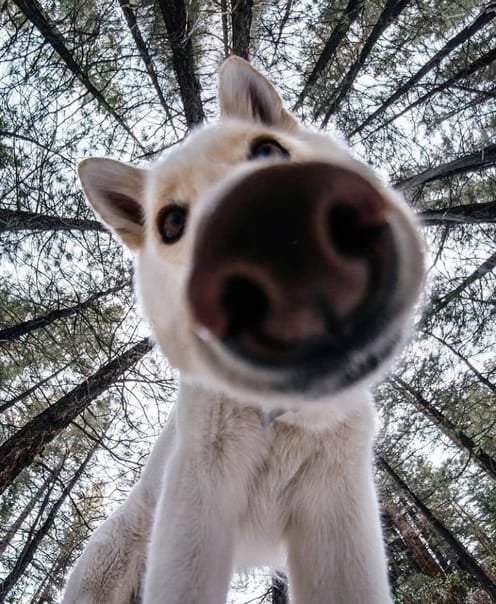
#> input picture PhatHienChuyenDong/cat.jpg, 496 x 604 px, given in place of the camera
$ python camshift.py
#> lines starting #> are read from the running program, lines starting #| are printed output that depends on the picture; after the words box and inside, x2 and y2 are one past the last pixel; in counts of white or black regions, pixels touching at a corner belong together
import numpy as np
import cv2
cap = cv2.VideoCapture(0)

ret, frame = cap.read()
#> frame is the input picture: shape (604, 496, 3); mean B, G, R 121.4, 119.9, 122
r, h, c, w = 250, 90, 400, 125
track_window = (c, r, w, h)
roi = frame[r:r + h, c:c + w]
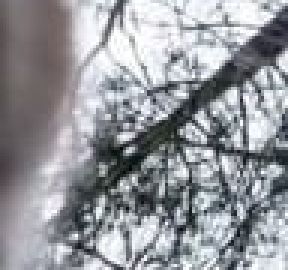
#> roi: shape (90, 96, 3) (shown 3 times larger); mean B, G, R 155.6, 150.6, 148.4
hsv_roi = cv2.cvtColor(roi, cv2.COLOR_BGR2HSV)
#> hsv_roi: shape (90, 96, 3); mean H, S, V 108.8, 20.3, 156.7
mask = cv2.inRange(hsv_roi, np.array((0., 60., 32.)), np.array((180., 255.,255.)))
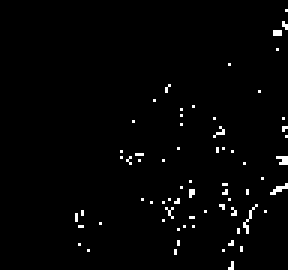
#> mask: shape (90, 96) (shown 3 times larger); 1.7% white in thin lines or dots, all inside (x1, y1, x2, y2) = (25, 3, 96, 90)
roi_hist = cv2.calcHist([hsv_roi], [0], mask, [180], [0, 180])
#> roi_hist = 180 values, max 29 at index 104, min 0 at index 0, mean 0.833
cv2.normalize(roi_hist, roi_hist, 0, 255, cv2.NORM_MINMAX)
term_crit = (cv2.TERM_CRITERIA_EPS | cv2.TERM_CRITERIA_COUNT, 10, 1)
while True:
    ret, frame = cap.read()
    if ret is True:
        hsv = cv2.cvtColor(frame, cv2.COLOR_BGR2HSV)
#> hsv: shape (604, 496, 3); mean H, S, V 84.9, 30.9, 126.8
        dst = cv2.calcBackProject([hsv], [0], roi_hist, [0, 180], 1)
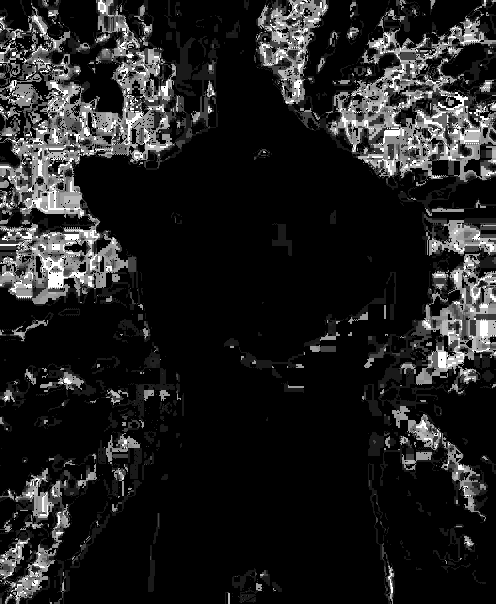
#> dst: shape (604, 496); min 0, max 255, mean 31.3
        ret, track_window = cv2.CamShift(dst, track_window, term_crit)
#> ret = ((458, 327.5), (84.91, 128), 25.85); track_window = (420, 269, 76, 117)
        pts = cv2.boxPoints(ret)
#> pts = [[391.9, 366.6], [447.7, 251.4], [524.1, 288.4], [468.3, 403.6]]
        pts = np.int0(pts)
#> pts = [[391, 366], [447, 251], [524, 288], [468, 403]]
        print('len pts:', len(pts),pts)
#| len pts: 4 [[391 366]
#|  [447 251]
#|  [524 288]
#|  [468 403]]
        img2 = cv2.polylines(frame, [pts], True, (255, 0, 0), 2)
        cv2.imshow('img2', img2)
        k = cv2.waitKey(1)
#> (key Esc is pressed here)
        if k == 27:
            break
    else:
        break
cv2.destroyAllWindows()
cap.release()
